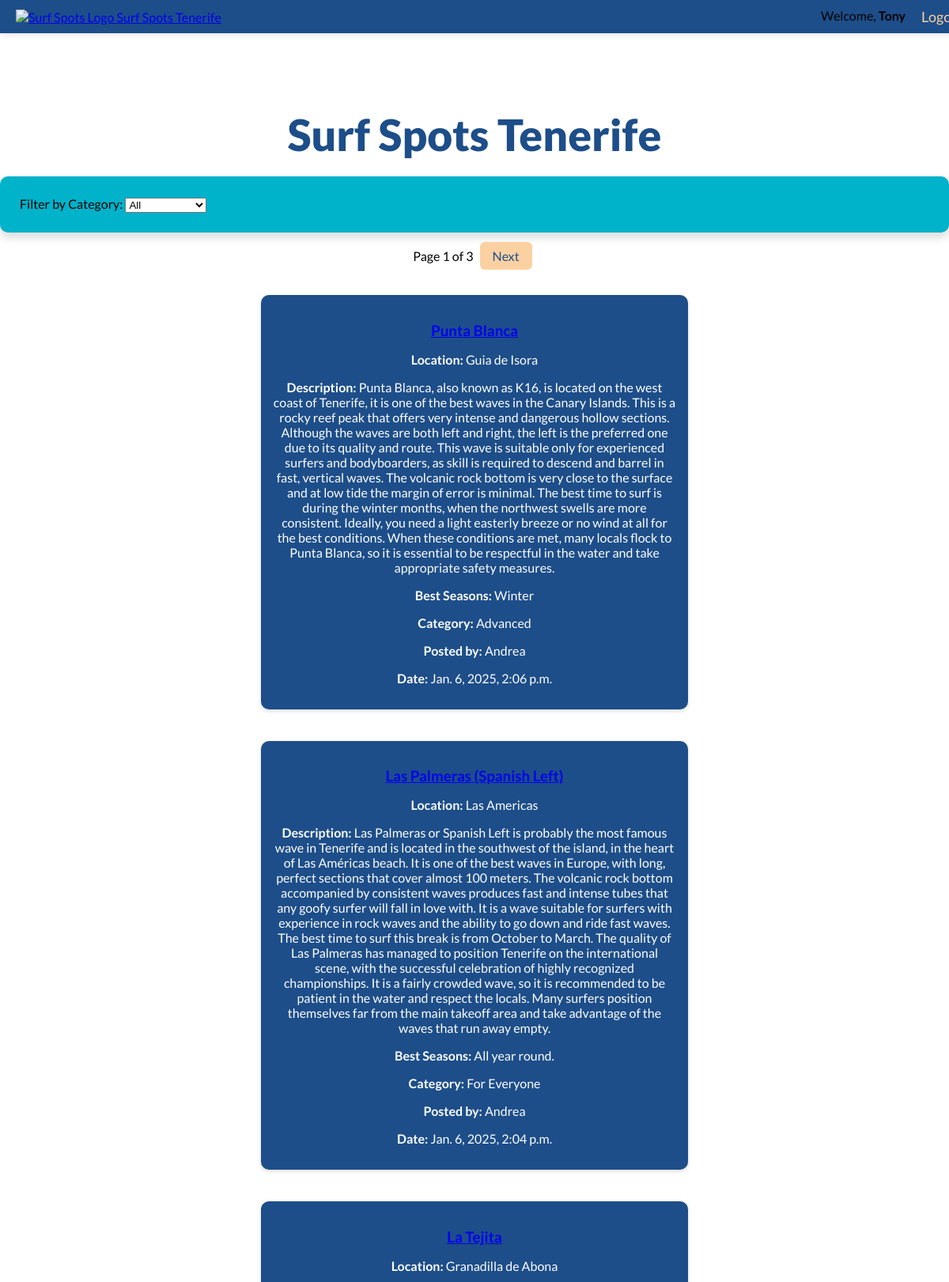
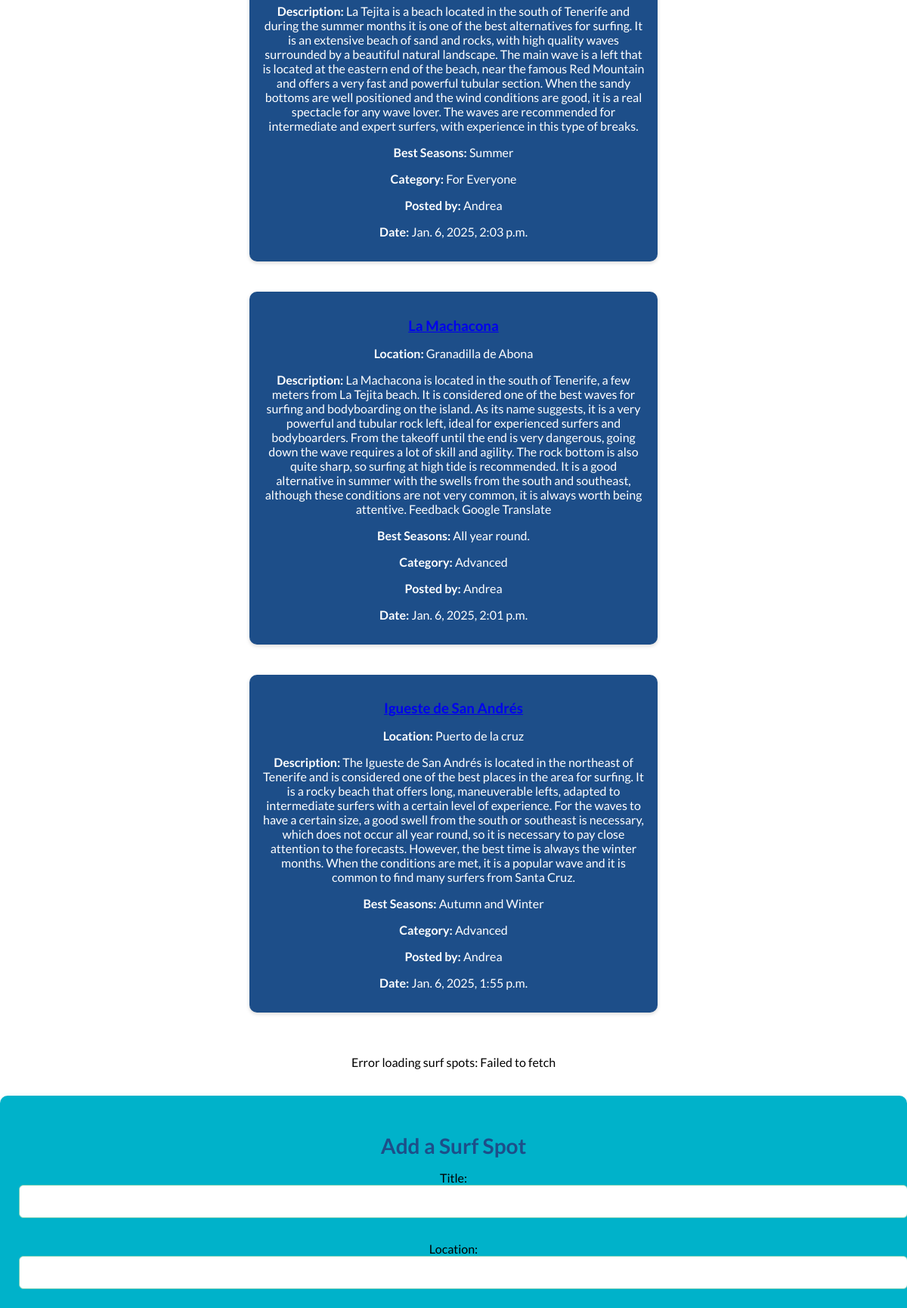
Screenshot of /users/home/ (signed in, upper part) with the database file from the repository (2 pictures, top to bottom).
### users_account/models.py (models this page shows, shortened)
class NovaUser(AbstractUser):
    pass

class SurfSpot(models.Model):
    CATEGORY_CHOICES = [
        ("Beginner", "Beginner"),
        ("Advanced", "Advanced"),
        ("For Everyone", "For Everyone"),
    ]
    title = models.CharField(max_length=50)
    location = models.CharField(max_length=50)
    description = models.TextField()
    best_seasons = models.CharField(max_length=300, blank=True, null=True)
    category = models.CharField(max_length=20, choices=CATEGORY_CHOICES, default="For Everyone") # New category field
    user = models.ForeignKey(settings.AUTH_USER_MODEL, on_delete=models.CASCADE)
    created_at = models.DateTimeField(auto_now_add=True)

### users_account/views.py (the view)
# urls.py: path('home/', views.home_view, name='home'), #correct
@login_required
def home_view(request):
    if request.method == 'POST':
        form = SurfSpotForm(request.POST)
        if form.is_valid():
            surf_spot = form.save(commit=False)
            surf_spot.user = request.user
            surf_spot.save()
            messages.success(request, "Surf spot created successfully!")
            return redirect('home')
        else:
            print(form.errors) #debugging
    else:
        form = SurfSpotForm()
    selected_category = request.GET.get('category')
    print(f"Raw selected category: {selected_category}")
    if selected_category:
        surf_spots_list = SurfSpot.objects.filter(category=selected_category).order_by('-created_at')
        print(f"Selected category: {selected_category}, Surf spots found: {surf_spots_list.count()}") #debugging
    else:
        surf_spots_list = SurfSpot.objects.all().order_by('-created_at')
        print(f"No category selected, Total surf spots: {surf_spots_list.count()}") #debugging
    paginator = Paginator(surf_spots_list, 5) # ensured that is set to 5
    page_number = request.GET.get('page')
    surf_spots = paginator.get_page(page_number)
    return render(request, 'users_account/home.html', {
        'form': form,
        'surf_spots': surf_spots,
        'selected_category': selected_category,
    })

### users_account/forms.py (shortened to what this page needs)
class SurfSpotForm(forms.ModelForm):
    class Meta:
        model = SurfSpot
        fields = ['title', 'location', 'description', 'best_seasons', 'category'] #new field
        widgets = {
            'category': forms.Select(attrs={'class': 'form-control'}),
        }

### users_account/templates/users_account/home.html (shortened to what this page needs)
<!DOCTYPE html>
<html lang="en">
<head>
    {% load static %}
    <link rel="stylesheet" href="{% static 'css/styles.css' %}">
</head>
<body>
    <nav class="navbar">
        <div class="nav-container">
            <a href="{% url 'home' %}" class="logo">
                <img src="{% static 'images/logo.webp' %}" alt="Surf Spots Logo" class="logo-img">
                Surf Spots Tenerife
            </a>
            <ul class="nav-links">
                {% if request.user.is_authenticated %}
                <li>Welcome, <strong>{{ request.user.username }}</strong></li>
                <li><a href="{% url 'logout' %}" class="nav-link">Logout</a></li>
                {% else %}
                <li><a href="{% url 'login' %}" class="nav-link">Login</a></li>
                {% endif %}
            </ul>
        </div>
    </nav>
    <div class="main-content">
        <h1 class="main-title">Surf Spots Tenerife</h1>
        <form method="GET" action="{% url 'home' %}" class="category-filter-form">
            <label for="category">Filter by Category:</label>
            <select name="category" id="category" onchange="this.form.submit()">
                <option value="" {% if not selected_category %}selected{% endif %}>All</option>
            </select>
        </form>
    </div>
    {% if surf_spots %}
    <div class="pagination">
        <span>Page {{ surf_spots.number }} of {{ surf_spots.paginator.num_pages }}</span>
        {% if surf_spots.has_next %}
        <a
            href="?page={{ surf_spots.next_page_number }}{% if selected_category %}&category={{ selected_category }}{% endif %}">Next</a>
        {% endif %}
    </div>
    <div id="surf-spots-list">
        {% for spot in surf_spots %}
        <div class="surf-spot">
            <h3><a href="{% url 'surf_spot_detail' spot.id %}">{{ spot.title }}</a></h3>
            <p><strong>Location:</strong> {{ spot.location }}</p>
            <p><strong>Description:</strong> {{ spot.description }}</p>
            <p><strong>Best Seasons:</strong> {{ spot.best_seasons }}</p>
            <p><strong>Category:</strong> {{ spot.category }}</p>
            <p><strong>Posted by:</strong> {{ spot.user.username }}</p>
            <p><strong>Date:</strong> {{ spot.created_at }}</p>
        </div>
        {% endfor %}
    </div>
    {% else %}
    <p>No surf spots found for the selected category.</p>
    {% endif %}
    <form id="create-post-form" method="POST" action="{% url 'home' %}">
        <h2>Add a Surf Spot</h2>
        {{ form.as_p }}
    </form>
</body>
</html>

### static/css/styles.css (style rules this page uses)
:root { --primary-orange: #F79256; --light-peach: #FBD1A2; --mint-green: #7DCFB6; --blue: #00B2CA; --deep-blue: #1D4E89; }
body, html { margin: 0; padding: 0; box-sizing: border-box; font-family: 'Lato', sans-serif; overflow-x: hidden; scroll-behavior: smooth; }
h1, h2, h3, p { margin-bottom: 15px; text-align: center; }
h1 { font-size: 36px; color: #F79256; }
h2 { font-size: 28px; color: #1D4E89; }
button, input, textarea { padding: 12px; margin-bottom: 15px; border: 1px solid #7DCFB6; border-radius: 6px; font-size: 16px; width: 100%; }
.navbar { background-color: #1D4E89; padding: 10px 20px; position: fixed; top: 0; left: 0; width: 100%; z-index: 1000; box-shadow: 0 2px 8px rgba(0, 0, 0, 0.1); }
.nav-container { display: flex; justify-content: space-between; align-items: center; max-width: 1200px; margin: 0 auto; }
.nav-links { list-style: none; display: flex; gap: 20px; margin: 0; }
.nav-link { color: #FBD1A2; text-decoration: none; transition: color 0.3s; font-size: 18px; }
.main-title { font-size: 55px; font-weight: 800; text-align: center; color: #1D4E89; margin-bottom: 20px; }
.main-content { padding-top: 100px; }
#surf-spots-list { display: grid; grid-template-columns: repeat(auto-fit, minmax(300px, 1fr)); gap: 20px; width: 100%; max-width: 1200px; margin: 0 auto; padding: 20px; }
.surf-spot { background: #1D4E89; padding: 15px; border-radius: 10px; margin-bottom: 20px; box-shadow: 0 2px 5px rgba(0, 0, 0, 0.15); color: white; }
.surf-spot h3 { margin-bottom: 8px; color: #FBD1A2; }
.pagination { text-align: center; margin: 20px 0; }
.pagination a { padding: 8px 16px; margin: 0 5px; background-color: #FBD1A2; color: #1D4E89; border-radius: 6px; text-decoration: none; }
form { background: #00B2CA; padding: 25px; border-radius: 10px; box-shadow: 0 6px 12px rgba(0, 0, 0, 0.15); margin-bottom: 20px; }
@media (min-width: 1024px) { .form, #surf-spots-list { width: 45%; } }

### rows the page displays
NovaUser: user.username "Tony"
SurfSpot: title "Punta Blanca", location "Guia de Isora", description "Punta Blanca, also known as K16, is located on the west coast of Tenerife, it is one of the best waves in the Canary Islands. This is a rocky reef peak that offers very intense and dangerous hollow sections. Although the waves are both left and right, the left is the preferred one due to its quality and route. This wave is suitable only for experienced surfers and bodyboarders, as skill is required to descend and barrel in fast, vertical waves. The volcanic rock bottom is very close to the surface and at low tide the margin of error is minimal. The best time to surf is during the winter months, when the northwest swells are more consistent. Ideally, you need a light easterly breeze or no…", best_seasons "Winter", category "Advanced", user.username "Andrea", created_at "Jan. 6, 2025, 2:06 p.m."
SurfSpot: title "Las Palmeras (Spanish Left)", location "Las Americas", description "Las Palmeras or Spanish Left is probably the most famous wave in Tenerife and is located in the southwest of the island, in the heart of Las Américas beach. It is one of the best waves in Europe, with long, perfect sections that cover almost 100 meters. The volcanic rock bottom accompanied by consistent waves produces fast and intense tubes that any goofy surfer will fall in love with. It is a wave suitable for surfers with experience in rock waves and the ability to go down and ride fast waves. The best time to surf this break is from October to March. The quality of Las Palmeras has managed to position Tenerife on the international scene, with the successful celebration of highly…", best_seasons "All year round.", category "For Everyone", user.username "Andrea", created_at "Jan. 6, 2025, 2:04 p.m."
SurfSpot: title "La Tejita", location "Granadilla de Abona", description "La Tejita is a beach located in the south of Tenerife and during the summer months it is one of the best alternatives for surfing. It is an extensive beach of sand and rocks, with high quality waves surrounded by a beautiful natural landscape. The main wave is a left that is located at the eastern end of the beach, near the famous Red Mountain and offers a very fast and powerful tubular section. When the sandy bottoms are well positioned and the wind conditions are good, it is a real spectacle for any wave lover. The waves are recommended for intermediate and expert surfers, with experience in this type of breaks.", best_seasons "Summer", category "For Everyone", user.username "Andrea", created_at "Jan. 6, 2025, 2:03 p.m."
SurfSpot: title "La Machacona", location "Granadilla de Abona", description "La Machacona is located in the south of Tenerife, a few meters from La Tejita beach. It is considered one of the best waves for surfing and bodyboarding on the island. As its name suggests, it is a very powerful and tubular rock left, ideal for experienced surfers and bodyboarders. From the takeoff until the end is very dangerous, going down the wave requires a lot of skill and agility. The rock bottom is also quite sharp, so surfing at high tide is recommended. It is a good alternative in summer with the swells from the south and southeast, although these conditions are not very common, it is always worth being attentive. Feedback Google Translate", best_seasons "All year round.", category "Advanced", user.username "Andrea", created_at "Jan. 6, 2025, 2:01 p.m."
SurfSpot: title "Igueste de San Andrés", location "Puerto de la cruz", description "The Igueste de San Andrés is located in the northeast of Tenerife and is considered one of the best places in the area for surfing. It is a rocky beach that offers long, maneuverable lefts, adapted to intermediate surfers with a certain level of experience. For the waves to have a certain size, a good swell from the south or southeast is necessary, which does not occur all year round, so it is necessary to pay close attention to the forecasts. However, the best time is always the winter months. When the conditions are met, it is a popular wave and it is common to find many surfers from Santa Cruz.", best_seasons "Autumn and Winter", category "Advanced", user.username "Andrea", created_at "Jan. 6, 2025, 1:55 p.m."

### other values shown
{{ surf_spots.number }} "1"
{{ surf_spots.paginator.num_pages }} "3"
